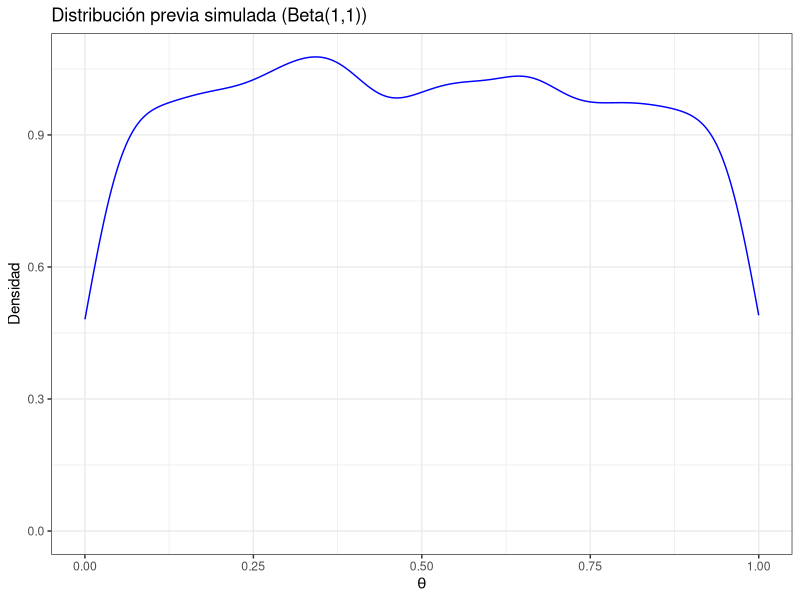
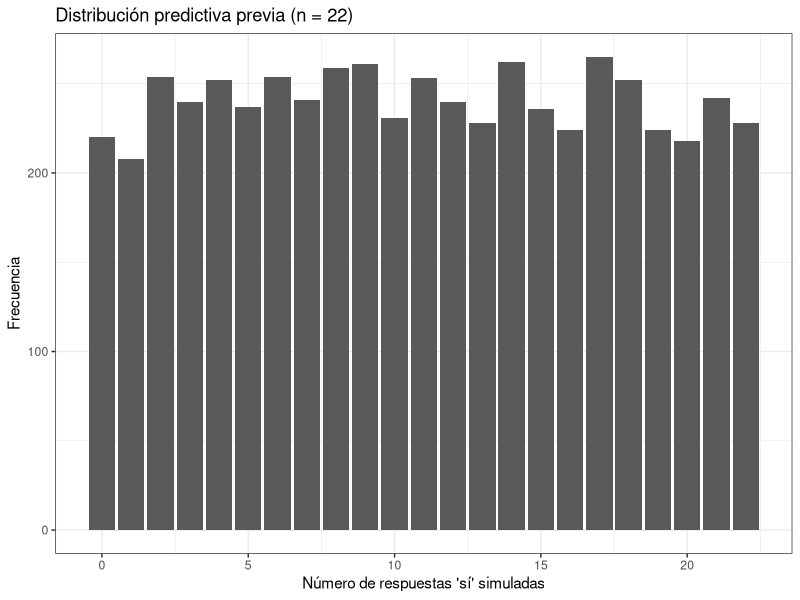
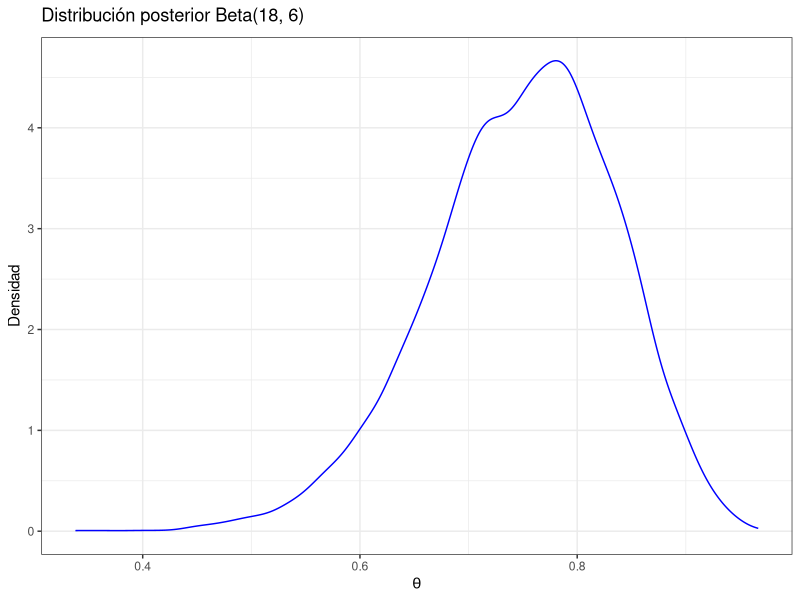
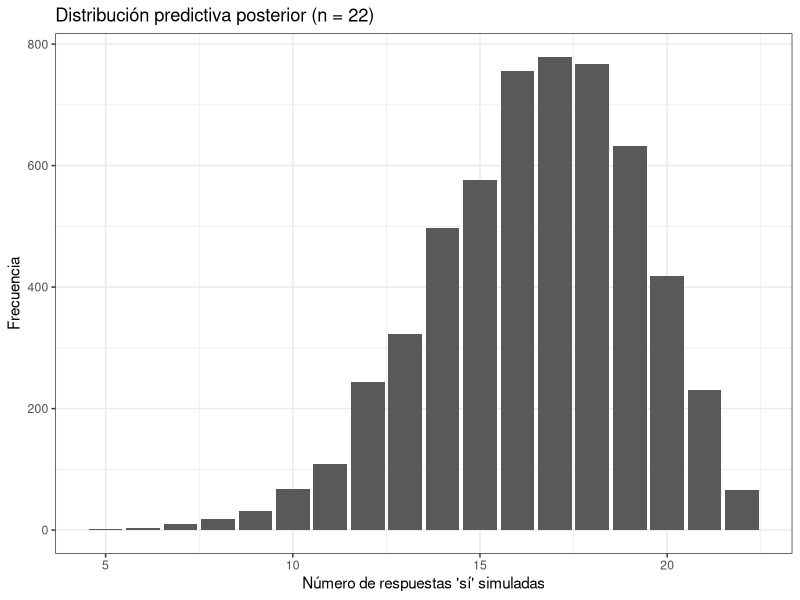
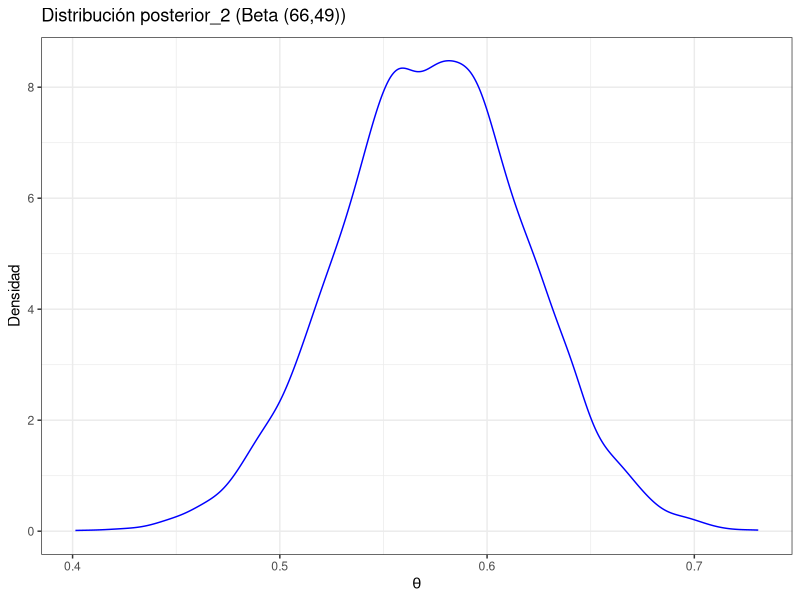
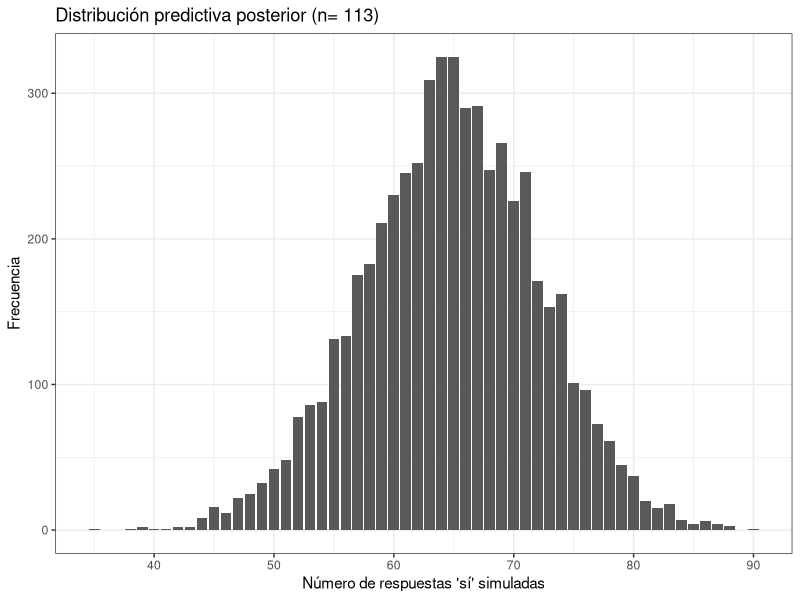
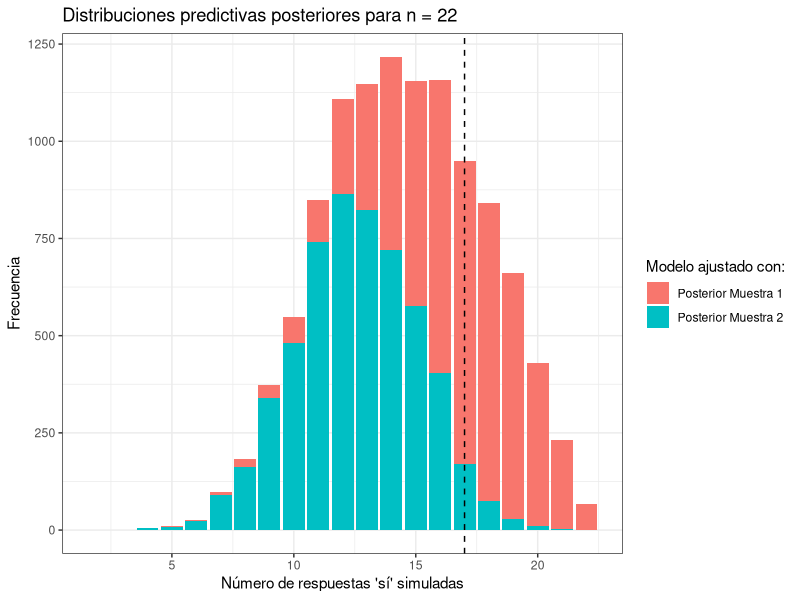
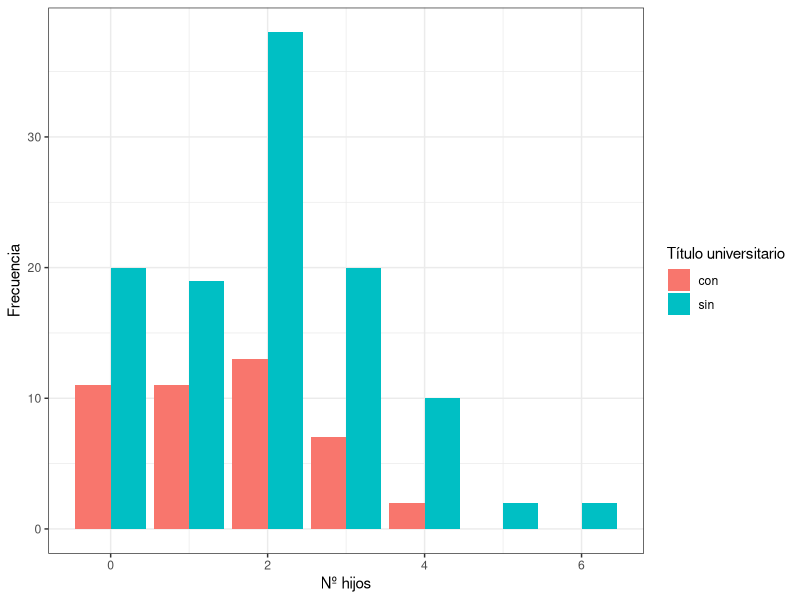

The R source for these figures, in order:
## ---- chunk 1
#| message: false

# Paquetes:
library(tidyverse)
library(RColorBrewer)
library(scales)


# Configuración de la salida gráfica:

PALETA <- brewer.pal(8, "Set2") # Colores por defecto
color_defecto <- PALETA[1]      # Color por defecto
options(ggplot2.discrete.colour = PALETA)

theme_set(theme_bw()) # Tema "neutro" para la representación gráfica

# Redondea los números reales "inline":
options(digits = 3L)                
options(knitr.digits.signif = FALSE)

# Inicializa la semilla aleatoria:
set.seed(20250327)
## ---- chunk 2
aceptacion_muestra_1 <- tibble(
  id_participante   = 1:22,
  resp_descarga_app = c(
    "Si", "Si", "No", "No", "Si", "Si", "Si", "Si", "No", "Si", "Si",
    "Si", "Si", "Si", "Si", "Si", "No", "Si", "No", "Si", "Si", "Si"
  )
)

# Tamaño de la muestra (necesario para enunciados más adelante)
n_muestra_1 <- aceptacion_muestra_1 |> count() |> pull()

aceptacion_muestra_2 <- tibble(
  id_participante   = 1:113,
  resp_descarga_app = c(
    "Si", "Si", "No", "No", "Si", "Si", "Si", "Si", "No", "Si", "Si",
    "Si", "Si", "Si", "Si", "Si", "No", "Si", "No", "Si", "Si", "Si", 
    "No", "Si", "Si", "Si", "Si", "No", "No", "Si", "No", "Si", "Si", 
    "Si", "Si", "Si", "No", "Si", "No", "No", "Si", "No", "Si", "Si", 
    "No", "No", "No", "Si", "No", "No", "Si", "Si", "No", "No", "Si", 
    "No", "Si", "No", "No", "No", "Si", "Si", "No", "Si", "Si", "No", 
    "Si", "Si", "No", "Si", "Si", "No", "Si", "No", "Si", "No", "Si", 
    "No", "No", "No", "Si", "Si", "No", "No", "Si", "Si", "No", "No", 
    "No", "Si", "Si", "No", "Si", "Si", "No", "Si", "Si", "Si", "Si", 
    "No", "Si", "No", "No", "No", "No", "No", "Si", "No", "No", "Si", 
    "Si", "Si", "Si"
  )
)
## ---- chunk 3
# Parámetros de la distribución no informativa Beta(1,1)
a <- 1
b <- 1

# Valores teóricos
media_teorica <- a / (a + b) #Esto se utilizará después
var_teorica <- (a * b) / ((a + b)^2 * (a + b + 1))

alpha <- 0.01              # Nivel de confianza
z <- qnorm(1 - alpha / 2)  # Cuantil z para 99% de confianza
epsilon <- 0.01            # Precisión deseada
n_sim <- var_teorica / (epsilon / z)^2
## ---- chunk 4
library(tidyverse)
set.seed(20250327) #Tal vez ya no es necesario
theta_sim <- rbeta(n_sim, a, b)
theta_tibble <- tibble(theta = theta_sim)

# Resultados
theta_tibble |> 
  summarise( 
    media_sim   = mean(theta),
    varianza_sim = var(theta),
    media_t = media_teorica,
    varianza_t = var_teorica
  )
## ---- chunk 5
theta_tibble |> 
  ggplot(aes(x = theta)) +
  geom_density(color = "blue") +
  labs(
    title = "Distribución previa simulada (Beta(1,1))",
    x = expression(theta),
    y = "Densidad"
  )
## ---- chunk 6
set.seed(20250327)
sim_pre<- rbinom(n = length(theta_sim), size = n_muestra_1, prob = theta_sim)
predictiva_pre_tibble <- tibble(y=sim_pre)
predictiva_pre_tibble |> 
  ggplot(aes(x = y)) +
  geom_bar() +
  labs(
    title = "Distribución predictiva previa (n = 22)",
    x = "Número de respuestas 'sí' simuladas",
    y = "Frecuencia"
  )
## ---- chunk 7
obs_1 <- aceptacion_muestra_1 |> 
  filter(resp_descarga_app == "Si") |> 
  nrow() # Convierte el tiible en una sola fila
centil <- mean(sim_pre <= obs_1)
prob_mayor_igual <- mean(sim_pre >= obs_1)
prob_menor_igual <- centil

# Resultados
tibble(
  observado = obs_1,
  centil_empírico = centil * 100,
  P_mayor_igual = prob_mayor_igual,
  P_menor_igual = prob_menor_igual
)
## ---- chunk 8
set.seed(20250327)
n_obs <- nrow(aceptacion_muestra_1)

# Parámetros de la distribución posterior por conjugación
a_post <- a + obs_1
b_post <- b + n_obs - obs_1

# Simulación de la distribución posterior
theta_post <- rbeta(n_sim, a_post, b_post)
posterior_tibble <- tibble(theta = theta_post)

posterior_tibble |> 
  ggplot(aes(x = theta)) +
  geom_density(color="blue") +
  labs(
    title = expression("Distribución posterior Beta(18, 6)"),
    x = expression(theta),
    y = "Densidad"
  ) 

## ---- chunk 9
set.seed(20250327)
sim_post <- rbinom(n = length(theta_post), size = n_obs, prob = theta_post)
predictiva_post_tibble <- tibble(y = sim_post)
predictiva_post_tibble %>%
  ggplot(aes(x = y)) +
  geom_bar() +
  labs(
    title = "Distribución predictiva posterior (n = 22)",
    x = "Número de respuestas 'sí' simuladas",
    y = "Frecuencia"
  ) 
## ---- chunk 10
set.seed(20250327)
obs_2 <- aceptacion_muestra_2 |> 
  filter(resp_descarga_app == "Si") |> 
  nrow()

n_muestra_2 <- nrow(aceptacion_muestra_2)

# Parámetros de la distribución posterior
a_post_2 <- a + obs_2
b_post_2 <- b + n_muestra_2 - obs_2

# Simulación de la distribución posterior
theta_post_2 <- rbeta(n_sim, a_post_2, b_post_2)
posterior_2_tibble <- tibble(theta = theta_post_2)
posterior_2_tibble |> 
  ggplot(aes(x = theta)) +
  geom_density(color="blue") +
  labs(
    title = expression("Distribución posterior_2 (Beta (66,49))"),
    x = expression(theta),
    y = "Densidad"
  )
## ---- chunk 11
set.seed(20250327)
# Simulación de la distribución predictiva posterior
sim_post_2 <- rbinom(n = length(theta_post_2), size = n_muestra_2, prob = theta_post_2)
predictiva_post_2_tibble <- tibble(y = sim_post_2)

predictiva_post_2_tibble %>%
  ggplot(aes(x = y)) +
  geom_bar() +
  labs(
    title = "Distribución predictiva posterior (n= 113)",
    x = "Número de respuestas 'sí' simuladas",
    y = "Frecuencia"
  )

## ---- chunk 12
set.seed(20250327)
pred_post_2_pequeña <- rbinom(n = length(theta_post_2), size = n_muestra_1, prob = theta_post_2)
pred_post_2_pequeña_tibble <- tibble(y = pred_post_2_pequeña, modelo = "Posterior Muestra 2")

# Etiquetar la PP de muestra 1
predictiva_post_1_tibble <- tibble(y = sim_post, modelo = "Posterior Muestra 1")

# Combinar ambas
predictiva_ambas <- bind_rows(predictiva_post_1_tibble, pred_post_2_pequeña_tibble)

# --- Paso 5: Graficar ambas distribuciones con línea vertical en y_obs = 17 ---
predictiva_ambas |> 
  ggplot(aes(x = y, fill = modelo)) +
  geom_bar() +
  geom_vline(xintercept = obs_1, color = "black", linetype = "dashed") +
  labs(
    title = "Distribuciones predictivas posteriores para n = 22",
    x = "Número de respuestas 'sí' simuladas",
    y = "Frecuencia",
    fill = "Modelo ajustado con:"
  ) 
## ---- chunk 13
# Probabilidades bajo el modelo ajustado con segunda muestra
P_mayor_igual_m2 <- mean(pred_post_2_pequeña >= obs_1)
P_menor_igual_m2 <- mean(pred_post_2_pequeña <= obs_1)

# Resultados
tibble(
  Observado = obs_1,
  P_mayor_igual = P_mayor_igual_m2,
  P_menor_igual = P_menor_igual_m2
)
## ---- chunk 14
set.seed(20250327)
# Simulación predictiva posterior con el modelo ajustado con muestra 1, pero n de muestra 2
pred_post_1_grande <- rbinom(n = length(theta_post), size = n_muestra_2, prob = theta_post)

P_mayor_igual_m1 <- mean(pred_post_1_grande >= obs_2)
P_menor_igual_m1 <- mean(pred_post_1_grande <= obs_2)

# Mostrar resultados
tibble(
  Observado_2 = obs_2,
  P_mayor_igual = P_mayor_igual_m1,
  P_menor_igual = P_menor_igual_m1,
)

## ---- chunk 15
fertilidad_gss_1990 <- tibble(
  titulo_uni = c("sin" |> rep(7),                 "con" |> rep(5)),
  n_hijos    = c(0:6,                             0:4),
  frecuencia = c(20L, 19L, 38L, 20L, 10L, 2L, 2L, 11L, 11L, 13L, 7L, 2L)
) |>
  # Rellena los niveles para hacer ambas muestras más "comparables":
  complete(titulo_uni, n_hijos, fill = list(frecuencia = 0))

fert_estadisticos <- fertilidad_gss_1990 |>
  group_by(titulo_uni) |>
  summarize(y = sum(n_hijos * frecuencia), n = sum(frecuencia))

fert_estadisticos # y = nº hijos en cada grupo, n = nº mujeres en cada grupo

fertilidad_gss_1990 |>
  ggplot(aes(n_hijos, frecuencia, fill = titulo_uni)) +
  geom_col(position = "dodge") +
  labs(fill = "Título universitario", x  = "Nº hijos", y = "Frecuencia")
## ---- chunk 16
A_PRE <- 2L
B_PRE <- 1L

params_fertilidad <- fert_estadisticos |> mutate(
  a_post = A_PRE + y,
  b_post = B_PRE + n
)

params_fertiliad_sin <- params_fertilidad |>
  filter(titulo_uni == "sin") 
a_post_sin <- params_fertiliad_sin |> pull(a_post)
b_post_sin <- params_fertiliad_sin |> pull(b_post)

params_fertiliad_con <- params_fertilidad |>
  filter(titulo_uni == "con") 
a_post_con <- params_fertiliad_con |> pull(a_post)
b_post_con <- params_fertiliad_con |> pull(b_post)
## ---- chunk 17
set.seed(20250327)
# Número de simulaciones
n_sim <- 1e6

# Simulaciones para cada grupo
lambda_sin <- rgamma(n_sim, shape = a_post_sin, rate = b_post_sin)
lambda_con <- rgamma(n_sim, shape = a_post_con, rate = b_post_con)

posterior_lambda <- bind_rows(
  tibble(lambda = lambda_sin, grupo = "Sin título universitario"),
  tibble(lambda = lambda_con, grupo = "Con título universitario")
)

posterior_lambda |> 
  ggplot(aes(x = lambda, fill = grupo)) +
  geom_density(alpha = 0.6, color = "black") + #Contorno y transparencia
  labs(
    title = "Distribuciones posteriores de la tasa de fertilidad",
    x = expression(lambda),
    y = "Densidad",
    fill = "Grupo"
  ) 
## ---- chunk 18
set.seed(20250327)

# Simulación de la distribución predictiva posterior
y_pred_post_sin <- rpois(n_sim, lambda_sin)
y_pred_post_con <- rpois(n_sim, lambda_con)

pred_post_lambda <- bind_rows(
  tibble(y = y_pred_post_sin, grupo = "Sin título universitario"),
  tibble(y = y_pred_post_con, grupo = "Con título universitario")
)

pred_post_lambda |> 
  ggplot(aes(x = y, fill = grupo)) +
  geom_bar(position = "identity", alpha = 0.6, color = "black") + #Barras superpuestas
  labs(
    title = "Distribuciones predictivas posteriores de nº de hijos",
    x = "Número de hijos",
    y = "Frecuencia",
    fill = "Grupo"
  )

## ---- chunk 19
# Filtrar mujeres con 4 o más hijos
fert_4 <- fertilidad_gss_1990 |> 
  filter(n_hijos >= 4) |> 
  group_by(titulo_uni) |> 
  summarise(total = sum(frecuencia), .groups = "drop") #Desagrupar ya hecha la manipulación

# Probabilidades condicionales
total_4 <- sum(fert_4$total) # P(B)

fert_4 <- fert_4 |> 
  mutate(prob_condicional = total / total_4) # P(A int B) / P(B)

# Calcular odds
odds_sin_vs_con <- fert_4$prob_condicional[fert_4$titulo_uni == "sin"] /
                   fert_4$prob_condicional[fert_4$titulo_uni == "con"]


fert_4
odds_sin_vs_con
## ---- chunk 20
mean(y_pred_post_con > y_pred_post_sin)
## ---- chunk 21
# Proporción de observados
prop_obs <- fertilidad_gss_1990 |>
  group_by(n_hijos) |>
  summarise(
    total_con = sum(frecuencia[titulo_uni == "con"]),
    total_sin = sum(frecuencia[titulo_uni == "sin"]),
    total = total_con + total_sin,
    prop_con = total_con / total) |>
  mutate(tipo = "Observada")

# Predictiva posterior para con título universitario según el número de hijos
sim_con <- tibble(n_hijos = y_pred_post_con) #Transformar vector en tibble

# Proporción de predictiva posterior
prop_sim <- sim_con |>
  group_by(n_hijos) |>
  summarise(n = n(), .groups = "drop") |>
  mutate(
    prop_con = n / sum(n),
    tipo = "Predictiva")

prop_comb <- bind_rows(prop_obs, prop_sim)

prop_comb |>
  ggplot(aes(x = n_hijos, y = prop_con, color = tipo)) +
  geom_line() +
  labs(
    title = "Proporción de mujeres con título universitario según nº de hijos",
    x = "Número de hijos",
    y = "Proporción",
    color = ""
  )
## ---- chunk 22
# Se extrae aquí un valor para utilizar más adelante
n_con <- fert_estadisticos |> filter(titulo_uni == "con") |> pull(n)
## ---- chunk 23
max_empírico <- fertilidad_gss_1990 |>
  filter(titulo_uni == "con") |>
  summarise(max_n_hijos = max(n_hijos)) |>
  pull()

tibble(max_emp=max_empírico,max_pred=max(y_pred_post_con))
## ---- chunk 24
max_poisson <- function(lambda, n) {
  muestra <- rpois(n, lambda)   # simular muestra de tamaño n de Poisson(lambda)
  max_valor <- max(muestra)     # tomar el máximo de la muestra
  return(max_valor)
}
## ---- chunk 25
set.seed(20250327)
maximos_simulados <- sapply(lambda_con, max_poisson, n = n_con)

# Calcular el valor-p predictivo posterior
ppp_max <- mean(maximos_simulados <= max_empírico)
ppp_max
## ---- chunk 26
media_empirica_con <- fertilidad_gss_1990 |>
  filter(titulo_uni == "con") |>
  summarise(media = weighted.mean(n_hijos, frecuencia)) |> #Media ponderada
  pull()

set.seed(20250327)
medias_simuladas <- sapply(lambda_con, function(x) {
  mean(rpois(n_con, x))
})

ppp_media <- min(1, 2 * min( #Forzar a que máximo sea 1
  mean(medias_simuladas <= media_empirica_con),
  mean(medias_simuladas >= media_empirica_con)))
ppp_media
